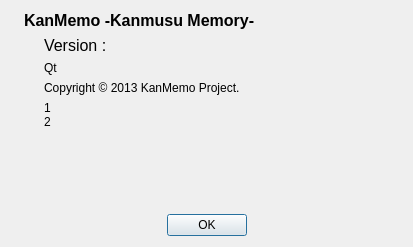
<?xml version="1.0" encoding="UTF-8"?>
<ui version="4.0">
 <class>AboutDialog</class>
 <widget class="QDialog" name="AboutDialog">
  <property name="geometry">
   <rect>
    <x>0</x>
    <y>0</y>
    <width>413</width>
    <height>247</height>
   </rect>
  </property>
  <property name="windowTitle">
   <string>Kan Memo</string>
  </property>
  <property name="windowIcon">
   <iconset resource="KanmusuMemory.qrc">
    <normaloff>:/resources/KanmusuMemory32.png</normaloff>:/resources/KanmusuMemory32.png</iconset>
  </property>
  <layout class="QVBoxLayout" name="verticalLayout_3">
   <item>
    <layout class="QHBoxLayout" name="horizontalLayout_2">
     <item>
      <widget class="QLabel" name="label_2">
       <property name="sizePolicy">
        <sizepolicy hsizetype="Fixed" vsizetype="Fixed">
         <horstretch>0</horstretch>
         <verstretch>0</verstretch>
        </sizepolicy>
       </property>
       <property name="pixmap">
        <pixmap resource="KanmusuMemory.qrc">:/resources/KanmusuMemory80.png</pixmap>
       </property>
      </widget>
     </item>
     <item>
      <layout class="QVBoxLayout" name="verticalLayout_2">
       <item>
        <widget class="QLabel" name="label">
         <property name="font">
          <font>
           <pointsize>12</pointsize>
           <weight>75</weight>
           <bold>true</bold>
          </font>
         </property>
         <property name="text">
          <string>KanMemo -Kanmusu Memory-</string>
         </property>
        </widget>
       </item>
       <item>
        <layout class="QHBoxLayout" name="horizontalLayout">
         <item>
          <spacer name="horizontalSpacer">
           <property name="orientation">
            <enum>Qt::Horizontal</enum>
           </property>
           <property name="sizeType">
            <enum>QSizePolicy::Fixed</enum>
           </property>
           <property name="sizeHint" stdset="0">
            <size>
             <width>20</width>
             <height>20</height>
            </size>
           </property>
          </spacer>
         </item>
         <item>
          <layout class="QVBoxLayout" name="verticalLayout">
           <item>
            <widget class="QLabel" name="versionLabel">
             <property name="font">
              <font>
               <pointsize>12</pointsize>
              </font>
             </property>
             <property name="text">
              <string>Version : </string>
             </property>
            </widget>
           </item>
           <item>
            <widget class="QLabel" name="qtVersionLabel">
             <property name="text">
              <string>Qt</string>
             </property>
            </widget>
           </item>
           <item>
            <widget class="QLabel" name="label_3">
             <property name="text">
              <string>Copyright &amp;copy; 2013 KanMemo Project.</string>
             </property>
             <property name="textFormat">
              <enum>Qt::RichText</enum>
             </property>
            </widget>
           </item>
           <item>
            <widget class="QLabel" name="developerLabel">
             <property name="text">
              <string>1
2</string>
             </property>
             <property name="alignment">
              <set>Qt::AlignLeading|Qt::AlignLeft|Qt::AlignTop</set>
             </property>
            </widget>
           </item>
          </layout>
         </item>
        </layout>
       </item>
      </layout>
     </item>
    </layout>
   </item>
   <item>
    <spacer name="verticalSpacer">
     <property name="orientation">
      <enum>Qt::Vertical</enum>
     </property>
     <property name="sizeHint" stdset="0">
      <size>
       <width>20</width>
       <height>40</height>
      </size>
     </property>
    </spacer>
   </item>
   <item>
    <widget class="QDialogButtonBox" name="buttonBox">
     <property name="orientation">
      <enum>Qt::Horizontal</enum>
     </property>
     <property name="standardButtons">
      <set>QDialogButtonBox::Ok</set>
     </property>
     <property name="centerButtons">
      <bool>true</bool>
     </property>
    </widget>
   </item>
  </layout>
 </widget>
 <resources>
  <include location="KanmusuMemory.qrc"/>
 </resources>
 <connections>
  <connection>
   <sender>buttonBox</sender>
   <signal>accepted()</signal>
   <receiver>AboutDialog</receiver>
   <slot>accept()</slot>
   <hints>
    <hint type="sourcelabel">
     <x>248</x>
     <y>254</y>
    </hint>
    <hint type="destinationlabel">
     <x>157</x>
     <y>274</y>
    </hint>
   </hints>
  </connection>
  <connection>
   <sender>buttonBox</sender>
   <signal>rejected()</signal>
   <receiver>AboutDialog</receiver>
   <slot>reject()</slot>
   <hints>
    <hint type="sourcelabel">
     <x>316</x>
     <y>260</y>
    </hint>
    <hint type="destinationlabel">
     <x>286</x>
     <y>274</y>
    </hint>
   </hints>
  </connection>
 </connections>
</ui>
